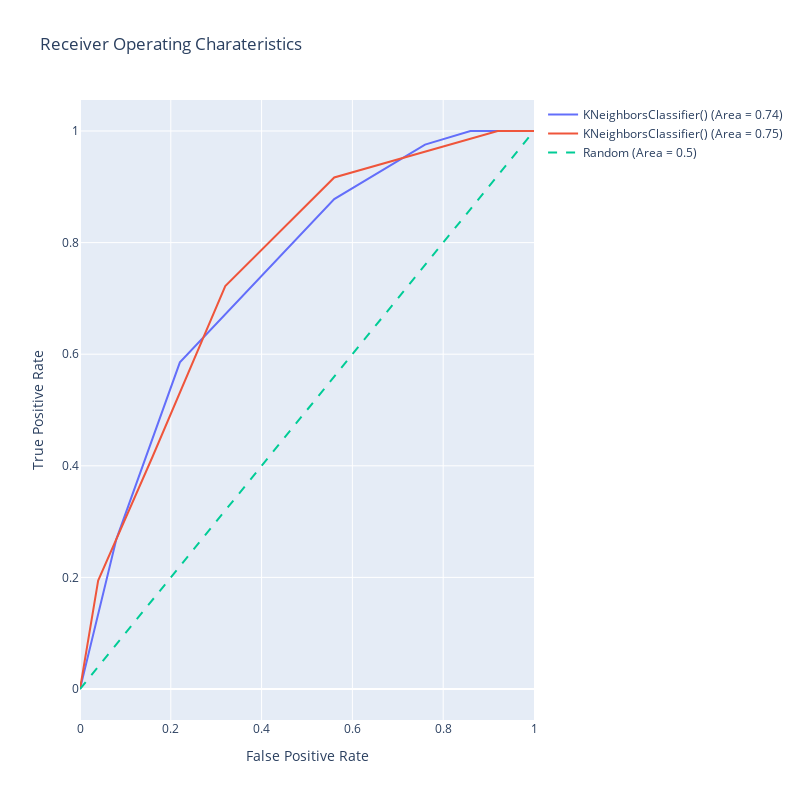

The notebook cell saved with this chart:
### Code cell
roc_auc(KNeighborsClassifier(),X,y)

### Figure 1 — Plotly figure (JSON) as saved in the notebook; plotly's stock layout.template omitted (floating-point values rounded to 4 significant figures)
{"data": [{"mode": "lines", "name": "KNeighborsClassifier() (Area = 0.74)", "type": "scatter", "x": [0, 0.08, 0.22, 0.56, 0.76, 0.86, 1], "y": [0, 0.2683, 0.5854, 0.878, 0.9756, 1, 1]}, {"mode": "lines", "name": "KNeighborsClassifier() (Area = 0.75)", "type": "scatter", "x": [0, 0.04, 0.16, 0.32, 0.56, 0.92, 1], "y": [0, 0.1944, 0.4167, 0.7222, 0.9167, 1, 1]}, {"line": {"dash": "dash"}, "mode": "lines", "name": "Random (Area = 0.5)", "type": "scatter", "x": [0, 1], "y": [0, 1]}], "layout": {"autosize": false, "height": 800, "showlegend": true, "title": {"text": "Receiver Operating Charateristics"}, "width": 800, "xaxis": {"title": {"text": "False Positive Rate"}}, "yaxis": {"title": {"text": "True Positive Rate"}}}}
